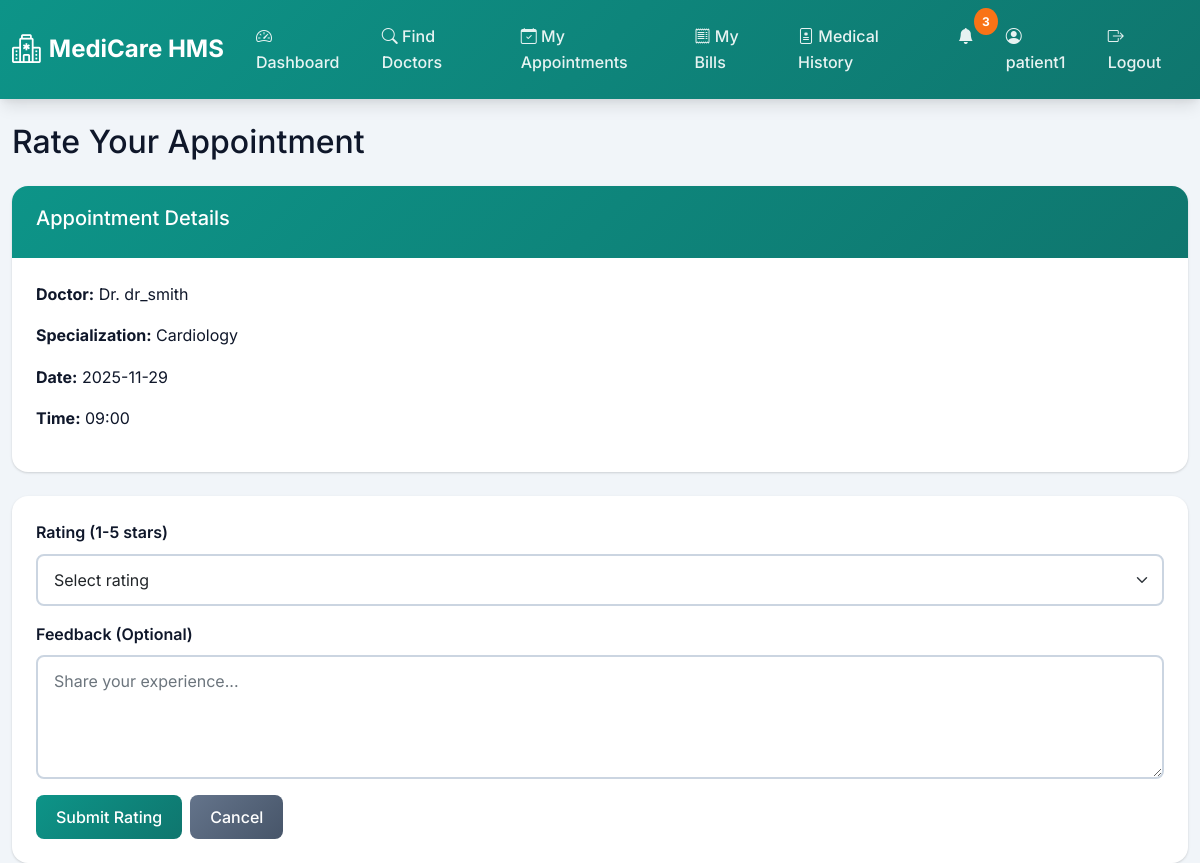
The app's page /patient/appointments/1/rate (signed in) with its own data.
### models.py (models this page shows, shortened)
class User(db.Model):
    __tablename__ = 'users'
    id = db.Column(db.Integer, primary_key=True)
    username = db.Column(db.String(80), unique=True, nullable=False)
    password_hash = db.Column(db.String(255), nullable=False)
    email = db.Column(db.String(120), unique=True, nullable=False)
    phone = db.Column(db.String(20))
    role = db.Column(db.String(20), nullable=False)  # admin, doctor, patient
    full_name = db.Column(db.String(150))
    date_of_birth = db.Column(db.Date)
    gender = db.Column(db.String(10))
    address = db.Column(db.Text)
    profile_image = db.Column(db.String(255))
    is_active = db.Column(db.Boolean, default=True)
    created_at = db.Column(db.DateTime, default=datetime.utcnow)
    last_login = db.Column(db.DateTime)

class Doctor(db.Model):
    __tablename__ = 'doctors'
    id = db.Column(db.Integer, primary_key=True)
    user_id = db.Column(db.Integer, db.ForeignKey('users.id'), nullable=False)
    specialization = db.Column(db.String(100), nullable=False)
    rating = db.Column(db.Float, default=0.0)
    license_number = db.Column(db.String(50))
    qualifications = db.Column(db.Text)
    experience_years = db.Column(db.Integer)
    consultation_fee = db.Column(db.Float, default=0.0)
    bio = db.Column(db.Text)
    department = db.Column(db.String(100))
    room_number = db.Column(db.String(20))
    user = db.relationship('User', backref='doctor_profile')
    availabilities = db.relationship('Availability', backref='doctor', lazy=True, cascade='all, delete-orphan')
    appointments = db.relationship('Appointment', backref='doctor', lazy=True)

class Appointment(db.Model):
    __tablename__ = 'appointments'
    id = db.Column(db.Integer, primary_key=True)
    doctor_id = db.Column(db.Integer, db.ForeignKey('doctors.id'), nullable=False)
    patient_id = db.Column(db.Integer, db.ForeignKey('patients.id'), nullable=False)
    appointment_date = db.Column(db.Date, nullable=False)
    appointment_time = db.Column(db.Time, nullable=False)
    status = db.Column(db.String(20), default='Booked')  # Booked, Completed, Cancelled
    created_at = db.Column(db.DateTime, default=datetime.utcnow)
    treatment = db.relationship('Treatment', backref='appointment', uselist=False, cascade='all, delete-orphan')
    rating = db.relationship('Rating', backref='appointment', uselist=False, cascade='all, delete-orphan')

### routes/patient.py (the view, shortened to what this page needs)
@bp.route('/appointments/<int:appointment_id>/rate', methods=['GET', 'POST'])
@role_required('patient')
def rate_appointment(appointment_id):
    appointment = Appointment.query.get_or_404(appointment_id)
    patient = Patient.query.filter_by(user_id=session['user_id']).first()
    if appointment.patient_id != patient.id:
        flash('Unauthorized action', 'error')
        return redirect(url_for('patient.appointments'))
    if appointment.status != 'Completed':
        flash('Only completed appointments can be rated', 'error')
        return redirect(url_for('patient.appointments'))
    return render_template('patient/rate_appointment.html', appointment=appointment)

### app.py (called while the page is built)
@app.context_processor
def inject_notifications():
    if 'user_id' in session:
        from utils.notifications import get_unread_count
        return {'unread_count': get_unread_count(session['user_id'])}
    return {'unread_count': 0}

### utils/auth.py (called while the page is built)
def role_required(role):
    def decorator(f):
        @wraps(f)
        def decorated_function(*args, **kwargs):
            if 'user_id' not in session:
                flash('Please log in to access this page.', 'error')
                return redirect(url_for('shared.login'))
            if session.get('role') != role:
                flash('You do not have permission to access this page.', 'error')
                return redirect(url_for('shared.login'))
            return f(*args, **kwargs)
        return decorated_function
    return decorator

### utils/notifications.py (called while the page is built)
def get_unread_count(user_id):
    return Notification.query.filter_by(user_id=user_id, is_read=False).count()

### templates/patient/rate_appointment.html (shortened to what this page needs)
{% extends "base.html" %}
{% block content %}
<h2>Rate Your Appointment</h2>
<div class="card mt-4">
    <div class="card-header">
        <h5>Appointment Details</h5>
    </div>
    <div class="card-body">
        <p><strong>Doctor:</strong> Dr. {{ appointment.doctor.user.username }}</p>
        <p><strong>Specialization:</strong> {{ appointment.doctor.specialization }}</p>
        <p><strong>Date:</strong> {{ appointment.appointment_date }}</p>
        <p><strong>Time:</strong> {{ appointment.appointment_time.strftime('%H:%M') }}</p>
    </div>
</div>
<div class="card mt-4">
    <div class="card-body">
        <form method="POST">
            <div class="mb-3">
                <label for="rating" class="form-label">Rating (1-5 stars)</label>
                <select class="form-select" id="rating" name="rating" required>
                    <option value="">Select rating</option>
                </select>
            </div>
            <div class="mb-3">
                <label for="feedback" class="form-label">Feedback (Optional)</label>
                <textarea class="form-control" id="feedback" name="feedback" rows="4" placeholder="Share your experience..."></textarea>
            </div>
            <div class="d-flex gap-2">
                <button type="submit" class="btn btn-primary">Submit Rating</button>
                <a href="{{ url_for('patient.appointments') }}" class="btn btn-secondary">Cancel</a>
            </div>
        </form>
    </div>
</div>
{% endblock %}

### static/css/style.css (style rules this page uses)
:root { --primary-color: #0d9488; --primary-dark: #0f766e; --primary-light: #14b8a6; --secondary-color: #7c3aed; --secondary-dark: #6d28d9; --accent-color: #f97316; --danger-color: #dc2626; --warning-color: #eab308; --success-color: #16a34a; --info-color: #0284c7; --dark-bg: #0f172a; --light-bg: #f1f5f9; --card-bg: #ffffff; --text-primary: #0f172a; --text-secondary: #475569; --border-color: #cbd5e1; --shadow: 0 1px 3px 0 rgba(0, 0, 0, 0.1), 0 1px 2px 0 rgba(0, 0, 0, 0.06); --shadow-lg: 0 10px 15px -3px rgba(0, 0, 0, 0.1), 0 4px 6px -2px rgba(0, 0, 0, 0.05); --medical-teal: #0d9488; --medical-purple: #7c3aed; --medical-orange: #f97316; }
* { margin: 0; padding: 0; box-sizing: border-box; }
body { font-family: 'Inter', -apple-system, BlinkMacSystemFont, 'Segoe UI', Roboto, sans-serif; background-color: var(--light-bg); color: var(--text-primary); line-height: 1.6; }
.card { border: none; border-radius: 1rem; box-shadow: var(--shadow); transition: transform 0.3s ease, box-shadow 0.3s ease; background-color: var(--card-bg); }
.card-header { background: linear-gradient(135deg, var(--medical-teal) 0%, var(--primary-dark) 100%); color: white; border: none; border-radius: 1rem 1rem 0 0 !important; padding: 1.25rem 1.5rem; font-weight: 600; }
.card-body { padding: 1.5rem; }
.btn { border-radius: 0.5rem; padding: 0.625rem 1.25rem; font-weight: 500; transition: all 0.3s ease; border: none; }
.btn-primary { background: linear-gradient(135deg, var(--medical-teal) 0%, var(--primary-dark) 100%); }
.btn-secondary { background: linear-gradient(135deg, #64748b 0%, #475569 100%); }
.form-control, .form-select { border: 2px solid var(--border-color); border-radius: 0.5rem; padding: 0.75rem 1rem; transition: all 0.3s ease; }
.form-label { font-weight: 600; color: var(--text-primary); margin-bottom: 0.5rem; }
* { transition: background-color 0.2s ease, color 0.2s ease; }

### records on screen
User: doctor.user.username "dr_smith"
Doctor: doctor.specialization "Cardiology"
Appointment: appointment_date "2025-11-29", appointment_time "09:00"

### other values on screen
{{ unread_count }} "3"
{{ session.username }} "patient1"
